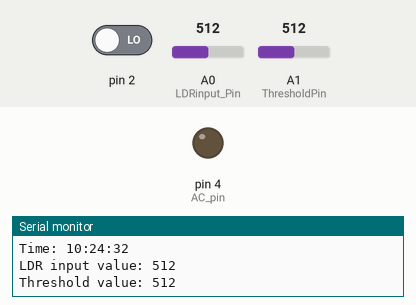
Recording of a sketch running on a simulated Arduino Uno, built with avr-gcc and run on an emulated ATmega328P. Shown: output pins drawn as LEDs (lit = HIGH), the last lines printed to the serial monitor. The test bench sets the inputs (shaded band); at power-on: pin 2 LOW, A1 (ThresholdPin) = 512, A0 (LDRinput_Pin) = 512. The local clock reads 2024-03-15 10:24:30 at power-on unless the sketch sets it.

Above: at 2.8 s.
2.9 s: pin 2 driven HIGH
At 3.7 s:
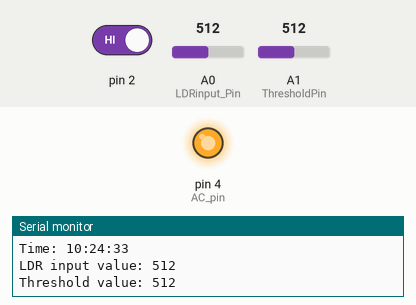
4.4 s: A1 (ThresholdPin) set to 529
Timing chart, 0 to 7.4 s (numbered marks = the images above; inputs shaded):
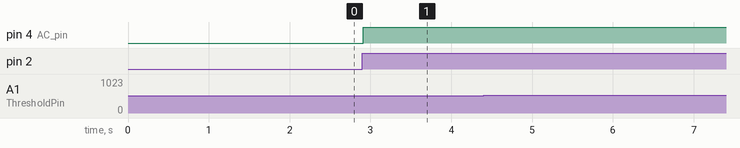

The sketch:

SmartSun_V5.ino
```cpp
/* Based on:
- AC Light Control  Updated by Robert Twomey

 Changed zero-crossing detection to look for RISING edge rather
 than falling.  (originally it was only chopping the negative half
 of the AC wave form).

 Also changed the dim_check() to turn on the Triac, leaving it on
 until the zero_cross_detect() turn's it off.

 Adapted from sketch by Ryan McLaughlin
 http://www.arduino.cc/cgi-bin/yabb2/YaBB.pl?num=1230333861/30

- Tiny RTC I2C Module to control the real time

 */

/*

V4.0: Includes:
  - Dimmer with 60 levels of luminosity
  - One day night/day cycle simulation with sunset and sunrise (4 minutes day for test)

V5.0: Includes:
  - Adaptation to the Arduino Mini Pro board
  - Turn the light off when a given threshold is readed in a analog input pin

// To include....
   //- Switch for on/off the light sensor (LDR) functionality
    //- Switch for on/off the timer functionality

*/


////////////////////////////////////////////////////////////////////////////////////////////////////////////////
// Libraries invocations
////////////////////////////////////////////////////////////////////////////////////////////////////////////////
#include  <TimerOne.h>          // Avaiable from http://www.arduino.cc/playground/Code/Timer1
#include <Wire.h>  // Incluye la librería Wire
#include "RTClib.h" // Incluye la librería RTClib

RTC_DS1307 RTC; // Crea el objeto RTC

////////////////////////////////////////////////////////////////////////////////////////////////////////////////
// Pin definitions
////////////////////////////////////////////////////////////////////////////////////////////////////////////////

// A5 and A4 are for the RTC (SDL and SCA, respectively)
// Pin 2 is used to detect the interruption of the raising edge of the 220VAC signal

int AC_pin = 4;                // Output to Opto Triac
int LDRinput_Pin = A0  ;           // Input from the LDR
int ThresholdPin = A1  ;           // Input from the LDR

int LDRswitchPin = 10 ;           // Pin for the digital input to enable the light sensor
int timerSwitchPin = 9;           // Pin for the digital input to enable the timer to control the light level

////////////////////////////////////////////////////////////////////////////////////////////////////////////////
// Variable definitions
////////////////////////////////////////////////////////////////////////////////////////////////////////////////

volatile int i=0;               // Variable to use as a counter
volatile boolean zero_cross=0;  // Boolean to store a "switch" to tell us if we have crossed zero

int dim = 0;                    // Dimming level (0-128)  0 = on, 128 = 0ff

int freqStep = 167;    // This is the delay-per-brightness step in microseconds.
// It is calculated based on the frequency of your voltage supply (50Hz)
// and the number of brightness steps you want.
//
// The only tricky part is that the chopper circuit chops the AC wave twice per
// cycle, once on the positive half and once at the negative half. This meeans
// the chopping happens at 120Hz for a 60Hz supply or 100Hz for a 50Hz supply.

// To calculate freqStep you divide the length of one full half-wave of the power
// cycle (in microseconds) by the number of brightness steps.
//
// (1000000 uS / 100 Hz) / 60 brightness steps = 167 uS / brightness step
//
// 1000000 us / 100 Hz = 10000 uS, length of one half-wave.


//LDR sensor variables
int LDRinputValue;
int threshold;

//timer variables
int seconds;
int minutes;

// for the millis
long dim_change_interval = 1000; // interval to change the dimming level
unsigned long currentMillis;
unsigned long previousMillis;


void setup() {                                      // Begin setup

// timer setup (including interruptions)
  // Use the TimerOne Library to attach an interrupt
  // to the function we use to check to see if it is
  // the right time to fire the triac.  This function
  // will now run every freqStep in microseconds.
  Serial.begin(9600); // Set data speed in the serial port
  Wire.begin(); // Set the wire communication
  RTC.begin(); // Set the RTC functionality

//  RTC.adjust(DateTime(__DATE__, __TIME__)); // Set the date according to the connected PC's time. Uncomment to set the clock after battery replacement.

  pinMode(AC_pin, OUTPUT);                          // Set the Triac pin as output
  attachInterrupt(0, zero_cross_detect, RISING);   // Attach an Interupt to Pin 2 (interupt 0) for Zero Cross Detection
  Timer1.initialize(freqStep);                      // Initialize TimerOne library for the freq we need
  Timer1.attachInterrupt(dim_check, freqStep);

}

void zero_cross_detect() {
  zero_cross = true;               // set the boolean to true to tell our dimming function that a zero cross has occured
  i=0;
  digitalWrite(AC_pin, LOW);       // turn off TRIAC (and AC)
}

// Turn on the TRIAC at the appropriate time
void dim_check() {
  if(zero_cross == true) {
    if(i>=dim) {
      digitalWrite(AC_pin, HIGH); // turn on light
      i=0;  // reset time step counter
      zero_cross = false; //reset zero cross detection
    }
    else {
      i++; // increment time step counter
    }
  }
}

void loop() {

  currentMillis = millis();

  DateTime now = RTC.now(); // Obtiene la fecha y hora del RTC

  // Temporized stuff using millis()
    if(currentMillis - previousMillis > dim_change_interval){
     // guardar el ultimo instante en el que se movio el servo
     previousMillis = currentMillis;

    Serial.println();

    Serial.print("Time: ");
    Serial.print(now.hour(), DEC);
    Serial.print(':');
    Serial.print(now.minute(), DEC);
    Serial.print(':');
    Serial.print(now.second(), DEC);
    Serial.println();

    seconds=now.second();
    minutes=now.minute();


  ////////////////////////////////
  // LDR control
  ////////////////////////////////


    // read the value from the sensor:
    LDRinputValue = analogRead(LDRinput_Pin);

    // read the value from the threshold potentiometer
    threshold = analogRead(ThresholdPin);


    Serial.print("LDR input value: ");
    Serial.print(LDRinputValue);
    Serial.println();
    Serial.print("Threshold value: ");
    Serial.print(threshold);

//    Serial.print("  ;   Dimming Level: ");
//    Serial.print(dim);
//    Serial.println();


// Test to turn the light off when a given thresold is readed
// in the LDR anlaog input pin
  if(LDRinputValue>=threshold){
    dim=59;
  }
  else {// if threshold is reached, turn the light off


// else if threshold is not reached, use the timer control or turn it on (as enabled by the timer on/off switch in the future)

  ////////////////////////////////
  // Light level control
  ////////////////////////////////

  ///// Playing with a 4 minutes day
  // starting the sunrise at minute 0
    if(((minutes%4)==0)){
      Serial.print("   Mode: SUNRISE ");
      dim=(59-seconds);
    }
    //keeping the maximum light in the minute 1
    if(((minutes%4)==1)){
      Serial.print("   Mode: DAY ");
      dim=0;
    }
    // starting the sunset at minute 2
    if(((minutes%4)==2)){
      Serial.print("   Mode: SUNSET ");
      dim=seconds;
    }
    // keeping the minimum light during minute 3
    if(((minutes%4)==3)){
      Serial.print("   Mode: NIGHT ");
      dim=59;
    }
    /*
    //decreasing brightness the even minutes
    if((minutes%2==0)&&(dim<=59))
      dim+=1;
    //increasing brightness the odd minutes
    if((minutes%2!=0)&&(dim>=0))
      dim-=1;

 */
 /* dim+=inc;
  if((dim>=9) || (dim<=0))
    inc*=-1;*/

    } // end of the else if not threshold is reached

  } // end of the millis() condition

//  delay(1000);
}
```

Measured:
- after the input at 2.9 s, pin 4 (AC_pin): LOW → HIGH at once
